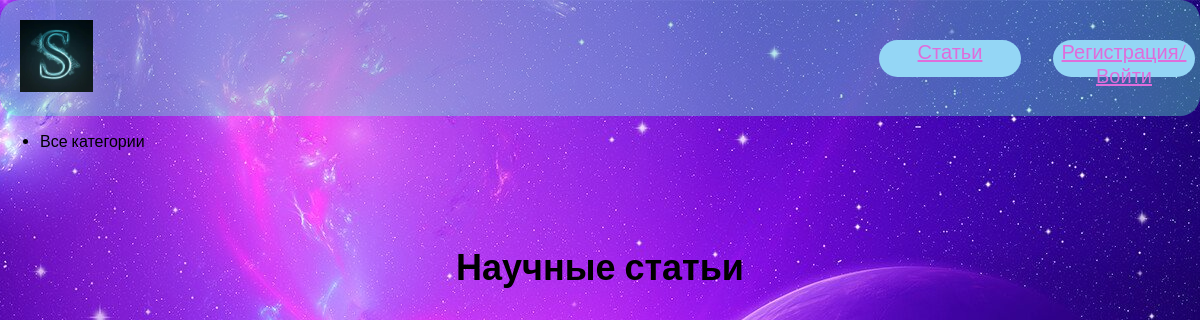
The page /articles/ on the database as committed earlier.
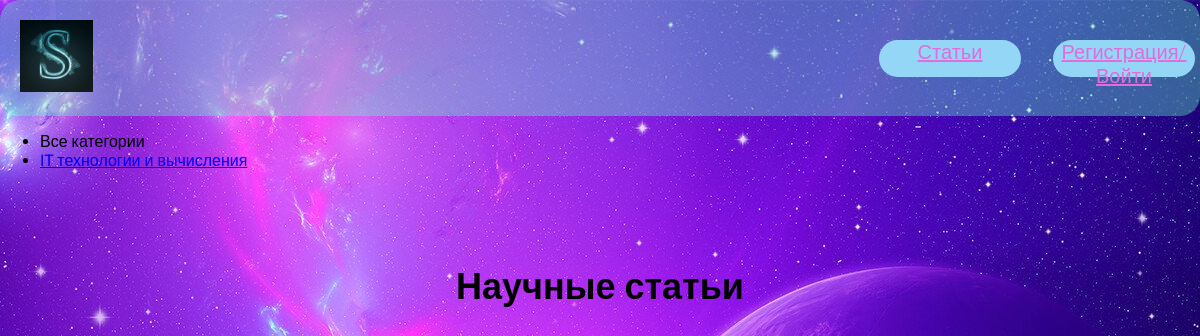
The same page on the database as committed later.
### article/models.py (models this page shows, shortened)
class Category(models.Model):
    name = models.CharField(max_length=100)
    slug = models.SlugField(max_length=200, unique=True)
    def get_absolute_url(self):
        return reverse('category', kwargs={'cat_slug': self.slug})

### article/views.py (the view)
# urls.py: path('articles/', views.articles, name='articles'),
def articles(request, cat_slug=0):
    categories = Category.objects.annotate(Count('article'))
    if cat_slug == 0:
        objects = Article.objects.all()
        return render(request, 'article/articles.html', context={'objects': objects, 'cats': categories, 'cat_selected': 0})
    else:
        category = Category.objects.get(cat_slug=cat_slug)
        objects = Article.objects.filter(cat=category)
        return render(request, 'article/articles.html', context={'objects': objects, 'cats': categories, 'cat_selected': category.id})

### article/templates/article/articles.html (shortened to what this page needs)
{% extends 'article/base.html' %}
{% load static %}
{% block content %}
<div class="content">
    <div class="wrap">
        <h1>Научные статьи</h1>
    </div>
</div>
{% endblock %}

### article/templates/article/base.html (shortened to what this page needs)
<!DOCTYPE html>
{% load static %}
<html lang="en">
<head>
  <link rel="stylesheet" href="{% static 'styles/style.css' %}" />
</head>
<body>
{% include 'article/navbar.html' %}
       <div class="sidebar">
            <ul>
                {% if cat_selected == 0 %}
                <li class="selected">Все категории</li>
                {% else %}
                <li><a href="{% url 'articles' %}">Все категории</a></li>
                {% endif %}
                {% for cat in cats %}
                    {% if cat.article__count > 0 %}
                        {% if cat.pk == cat_selected %}
                            <li class="selected">{{ cat.name }}</li>
                        {% else %}
                            <li><a href="{{ cat.get_absolute_url }}">{{ cat.name }}</a></li>
                        {% endif %}
                    {% endif %}
                {% endfor %}
            </ul>
        </div>
{% block content %}  {% endblock %}
</body>
</html>

### article/templates/article/navbar.html
{% load static %}
<header class="header">
    <div class="container container--narrow">
      <a href="{% url 'start' %}" class="header__logo">
        <img src="{% static 'images/logo.jpg' %}" alt="DevSearch Logo" />
      </a>
      <nav class="header__nav">
        <ul class="header__menu">
          <li class="header__menuItem"><a href="{% url 'articles' %}">Статьи</a></li>
          {% if request.user.is_authenticated %}
          <li class="header__menuItem"><a href="{% url 'create-article' %}">Добавить статью</a></li>
          <li class="header__menuItem"><a href="{% url 'user_account' %}">Профиль</a></li>
          <li class="header__menuItem"><a href="">Сообщения</a></li>
          <li class="header__menuItem"><a href="">Избранное</a></li>
          <li class="header__menuItem"><a href="{% url 'logout' %}" class="btn btn--sub">Выйти</a></li>
          {% else %}
          <li class="header__menuItem"><a href="{% url 'login' %}" class="btn btn--sub">Регистрация/Войти</a></li>
          {% endif %}
        </ul>
      </nav>
    </div>
  </header>

### article/static/styles/style.css (style rules this page uses)
body { font-family: 'Roboto', sans-serif; padding: 0; margin: 0; background: url("/static/images/back1.jpg") 50% 0 no-repeat fixed; }
.wrap { max-width: 1200px; margin: 0 auto; padding: 20px; box-sizing: border-box; }
.header { position: sticky; z-index: 111; background-color: var(--color-sub); background-color: #60ffc95e; padding: 1.5rem 0; border-radius: 20px; padding: 5px; }
.header > .container { display: flex; justify-content: space-between; align-items: center; }
.header__logo > img { height: 4.5rem; padding: 15px; }
.header__nav > ul { display: inline-flex; align-items: center; list-style: none; gap: 2rem; font-size: 20px; font-weight: 700; }
.header__menuItem > a { color: var(--color-light); font-weight: 300; }
.header__menuItem { color: #df6ddb; background: #94d6f5; width: 142px; height: 37px; text-align: center; border-radius: 24px; flex-basis: initial; }
.content h1 { text-align: center; margin: 60px 0 40px; font-size: 36px; }

Rows that differ between the two databases and show on the page:
now on this page (row edited): Category: name "IT технологии и вычисления"
